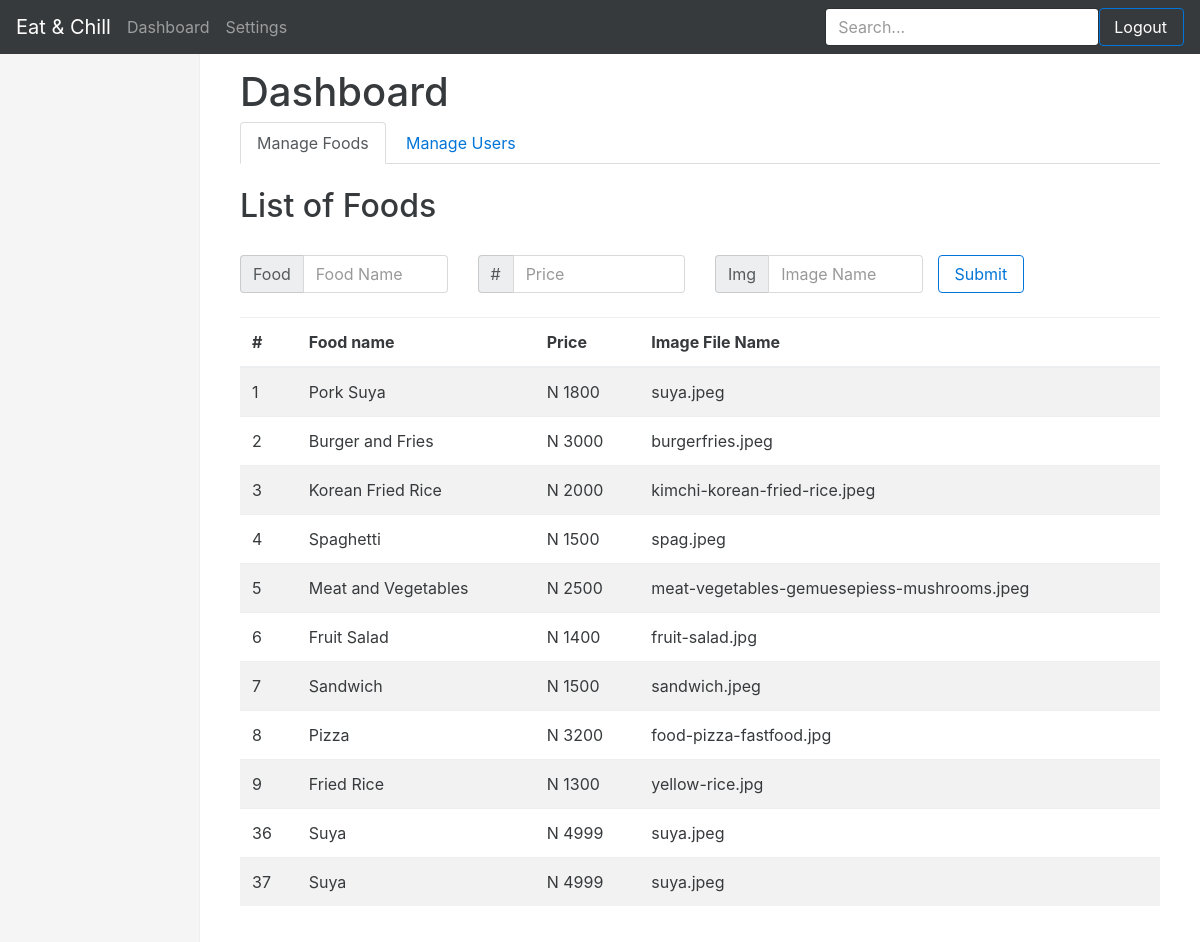
Page /dashboard.php on the committed database.
### tables this page shows
CREATE TABLE `food_list` (
  `id` int(11) NOT NULL,
  `name` varchar(128) NOT NULL,
  `price` int(11) NOT NULL,
  `image` text NOT NULL
);

### dashboard.php (the view, shortened to what this page needs)
<?php
$link = mysqli_connect("localhost","root","","se");
$query = "SELECT * FROM food_list";
$result = mysqli_query($link,$query);
$food = [];
while ($row = mysqli_fetch_assoc($result)){
  array_push($food,$row);
}
?>
<!DOCTYPE html>
<html lang="en">
<head>
  <link href="./css/bootstrap.min.css" rel="stylesheet">
  <link href="./css/dashboard.css" rel="stylesheet">
  <link href="./font-awesome/css/font-awesome.min.css" rel="stylesheet"/>
</head>
<body>
  <nav class="navbar navbar-dark navbar-fixed-top bg-inverse">
    <a class="navbar-brand" href="#">Eat & Chill</a>
    <div id="navbar">
      <nav class="nav navbar-nav float-xs-left">
        <a class="nav-item nav-link" href="#">Dashboard</a>
        <a class="nav-item nav-link" href="#">Settings</a>
      </nav>
      <div class="float-xs-right">
      <a href="admin.php"><button class="btn btn-md btn-outline-primary" href="admin.php"  tite="Logout" style="padding-left: 14px; color: white;">Logout</button></a>
    </div>
      <form class="float-xs-right">
        <input type="text" class="form-control" placeholder="Search...">
      </form>
    </div>
  </nav>
  <div class="container-fluid">
    <div class="row">
      <div class="col-sm-3 col-md-2 sidebar">
        <ul class="nav nav-sidebar">
          <li class="#"><a href="#"> </a></li>
          <li><a href="#"></a></li>
        </ul>
      </div>
      <div class="col-sm-9 offset-sm-3 col-md-10 offset-md-2 main">
        <h1>Dashboard</h1>
        <ul class="nav nav-tabs" role="tablist">
          <li class="nav-item">
            <a class="nav-link active" data-toggle="tab" href="#food" role="tab">Manage Foods</a>
          </li>
          <li class="nav-item">
            <a class="nav-link" data-toggle="tab" href="#users" role="tab">Manage Users</a>
          </li>
        </ul>
        <div class="tab-content">
          <div class="tab-pane active" id="food" role="tabpanel">
          <h2>List of Foods</h2>
        <div class="row">
          <form action="" method="post">
            <div class="col-md-3 col-lg-3">
              <div class="input-group">
                <span class="input-group-addon" id="sizing-addon2">Food</span>
                <input type="text" name="foodname" class="form-control" placeholder="Food Name" aria-describedby="sizing-addon2" required=""  autofocus="">
              </div>
            </div>
            <div class="col-md-3 col-lg-3">
              <div class="input-group">
                <span class="input-group-addon" id="sizing-addon">#</span>
                <input type="text" name="foodprice" class="form-control" maxlength="4" placeholder="Price" aria-describedby="sizing-addon2" required="">
              </div>
            </div>
            <div class="col-md-3 col-lg-3">
              <div class="input-group">
                <span class="input-group-addon" id="sizing-addon2">Img</span>
                <input type="text" name="foodimage" class="form-control" placeholder="Image Name" aria-describedby="sizing-addon2" required="">
              </div>
            </div>
            <input class="btn btn-outline-primary" type="submit" name="addsubmit"></input>
          </form>
        </div>
      <div class="table-responsive">
        <table class="table table-striped">
          <thead>
            <tr>
              <th>#</th>
              <th>Food name</th>
              <th>Price</th>
              <th>Image File Name</th>
            </tr>
          </thead>
          <tbody>
            <?php
            foreach($food as $key=>$value){
              ?>
              <tr>
                <td><?= $value['id']?></td>
                <td><?= $value['name']?></td>
                <td>N <?= $value['price']?></td>
                <td><?= $value['image']?></td>
              </tr>
              <?php
            }
            ?>
          </tbody>
        </table>
      </div>
    </div>
</div>
</div>
</div>
</div>
</body>
</html>

### css/dashboard.css (style rules this page uses)
body { padding-top: 50px; }
.navbar-fixed-top { border: 0; }
.sidebar { display: none; }
@media (min-width: 768px) { .sidebar { position: fixed; top: 51px; bottom: 0; left: 0; z-index: 1000; display: block; padding: 20px; overflow-x: hidden; overflow-y: auto; background-color: #f5f5f5; border-right: 1px solid #eee; } }
.nav-sidebar { margin-right: -21px; margin-bottom: 20px; margin-left: -20px; }
.nav-sidebar > li > a { padding-right: 20px; padding-left: 20px; }
.main { padding: 20px; }
@media (min-width: 768px) { .main { padding-right: 40px; padding-left: 40px; } }

### rows in the picture
food_list: id "1", name "Pork Suya", price "1800", image "suya.jpeg"
food_list: id "2", name "Burger and Fries", price "3000", image "burgerfries.jpeg"
food_list: id "3", name "Korean Fried Rice", price "2000", image "kimchi-korean-fried-rice.jpeg"
food_list: id "4", name "Spaghetti", price "1500", image "spag.jpeg"
food_list: id "5", name "Meat and Vegetables", price "2500", image "meat-vegetables-gemuesepiess-mushrooms.jpeg"
food_list: id "6", name "Fruit Salad", price "1400", image "fruit-salad.jpg"
food_list: id "7", name "Sandwich", price "1500", image "sandwich.jpeg"
food_list: id "8", name "Pizza", price "3200", image "food-pizza-fastfood.jpg"
food_list: id "9", name "Fried Rice", price "1300", image "yellow-rice.jpg"
food_list: id "36", name "Suya", price "4999", image "suya.jpeg"
food_list: id "37", name "Suya", price "4999", image "suya.jpeg"
